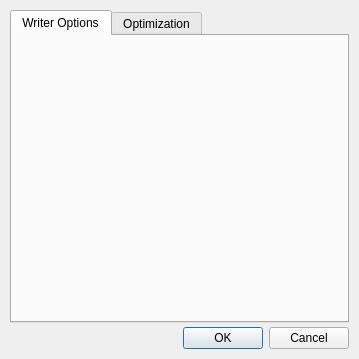
<?xml version="1.0" encoding="UTF-8"?>
<ui version="4.0">
 <class>OsgWriterOptionsDialog</class>
 <widget class="QDialog" name="OsgWriterOptionsDialog">
  <property name="geometry">
   <rect>
    <x>0</x>
    <y>0</y>
    <width>359</width>
    <height>359</height>
   </rect>
  </property>
  <property name="windowTitle">
   <string>OSG Writer Options</string>
  </property>
  <property name="modal">
   <bool>true</bool>
  </property>
  <layout class="QVBoxLayout" name="verticalLayout">
   <property name="spacing">
    <number>4</number>
   </property>
   <property name="margin">
    <number>10</number>
   </property>
   <item>
    <widget class="QTabWidget" name="mTabs">
     <property name="currentIndex">
      <number>0</number>
     </property>
     <widget class="QWidget" name="mTabWriterOptions">
      <attribute name="title">
       <string>Writer Options</string>
      </attribute>
      <layout class="QVBoxLayout" name="verticalLayout_4">
       <item>
        <widget class="dtQt::OsgWriterOptionsPanel" name="mOsgWriterOptionsPanel" native="true"/>
       </item>
      </layout>
     </widget>
     <widget class="QWidget" name="mTabOptimization">
      <attribute name="title">
       <string>Optimization</string>
      </attribute>
      <layout class="QVBoxLayout" name="verticalLayout_3">
       <item>
        <widget class="QGroupBox" name="mOptimizerOptions">
         <property name="title">
          <string>Enable Optimizer</string>
         </property>
         <property name="checkable">
          <bool>true</bool>
         </property>
         <layout class="QVBoxLayout" name="verticalLayout_2">
          <item>
           <widget class="dtQt::OsgOptimizerPanel" name="mOsgOptimizerPanel" native="true"/>
          </item>
         </layout>
        </widget>
       </item>
      </layout>
     </widget>
    </widget>
   </item>
   <item>
    <widget class="QDialogButtonBox" name="buttonBox">
     <property name="orientation">
      <enum>Qt::Horizontal</enum>
     </property>
     <property name="standardButtons">
      <set>QDialogButtonBox::Cancel|QDialogButtonBox::Ok</set>
     </property>
    </widget>
   </item>
  </layout>
 </widget>
 <customwidgets>
  <customwidget>
   <class>dtQt::OsgWriterOptionsPanel</class>
   <extends>QWidget</extends>
   <header>dtQt/osgwriteroptionspanel.h</header>
   <container>1</container>
  </customwidget>
  <customwidget>
   <class>dtQt::OsgOptimizerPanel</class>
   <extends>QWidget</extends>
   <header>dtQt/osgoptimizerpanel.h</header>
   <container>1</container>
  </customwidget>
 </customwidgets>
 <resources/>
 <connections>
  <connection>
   <sender>buttonBox</sender>
   <signal>accepted()</signal>
   <receiver>OsgWriterOptionsDialog</receiver>
   <slot>accept()</slot>
   <hints>
    <hint type="sourcelabel">
     <x>248</x>
     <y>254</y>
    </hint>
    <hint type="destinationlabel">
     <x>157</x>
     <y>274</y>
    </hint>
   </hints>
  </connection>
  <connection>
   <sender>buttonBox</sender>
   <signal>rejected()</signal>
   <receiver>OsgWriterOptionsDialog</receiver>
   <slot>reject()</slot>
   <hints>
    <hint type="sourcelabel">
     <x>316</x>
     <y>260</y>
    </hint>
    <hint type="destinationlabel">
     <x>286</x>
     <y>274</y>
    </hint>
   </hints>
  </connection>
 </connections>
</ui>
